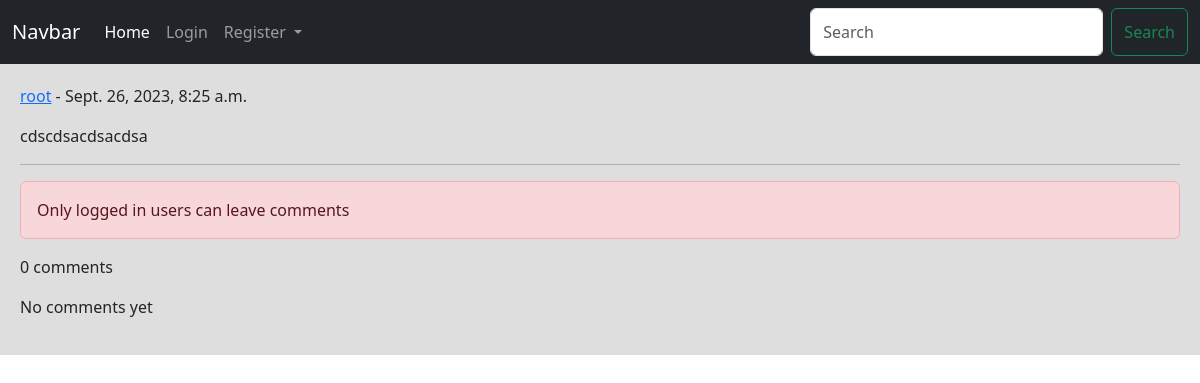
Page /post/13/cdscdsacdsacdsa/ on the earlier database version.
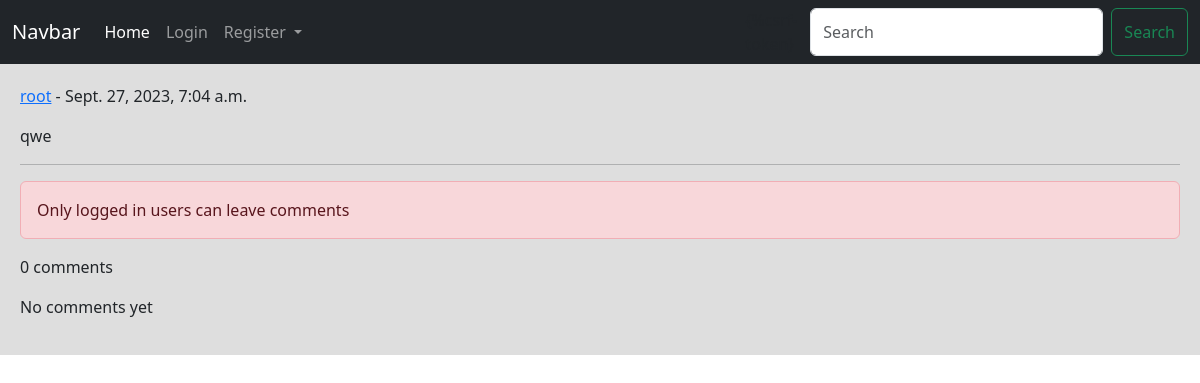
Same page on the later database version.
### home/models.py (models this page shows, shortened)
class Post(models.Model):
    user = models.ForeignKey(User, on_delete=models.CASCADE, related_name= 'posts')
    body = models.TextField()
    slug = models.SlugField()
    created = models.DateTimeField(auto_now_add=True)
    updated = models.DateTimeField(auto_now=True)
    class Meta:
        ordering = ('-created',)

### home/views.py (the view)
# urls.py: path('post/<int:post_id>/<slug:post_slug>/', views.PostDetailView.as_view(), name = 'post_detail'),
class PostDetailView(View):
    form_class = CommentCreateForm
    def get(self, request, post_id, post_slug):
        post = get_object_or_404(Post, slug=post_slug , pk = post_id)
        comments = post.pcomments.filter(is_reply=False)
        return render(request, 'home/detail.html', {'post': post, 'comments': comments , 'form': self.form_class})

### home/templates/home/detail.html (shortened to what this page needs)
{%extends 'base.html' %}
{%block content %}
    <p><a href="{%url 'accountApp:User_profile' post.user.id%}">{{post.user.username}}</a> - {{post.updated}}</p>
    <p>{{post.body}}</p><hr>
    {%if request.user.is_authenticated%}
        <form action="" method="post">
            {%csrf_token %}
            {{form.as_p}}
            <input type="submit" value="send">
        </form>
    {%else%}
        <p class="alert alert-danger">Only logged in users can leave comments</p>
    {%endif%}
    <p>{{comments.count}} comments</p>
    {%for comment in comments%}
        <div class="card  bg-dark text-white col-md-5">
            <p class="card-header">{{comment.user}} | {{comment.created | timesince}}</p>
            <p class="card-body">{{comment.body}}</p>
        </div>
    {%empty %}
        <p>No comments yet</p>
    {%endfor%}
{%endblock%}

### templates/base.html (shortened to what this page needs)
<!DOCTYPE html>
<html lang="en">
<head>
    <link href="https://cdn.jsdelivr.net/npm/bootstrap@5.3.1/dist/css/bootstrap.min.css" rel="stylesheet">
</head>
<body>
    {% include 'inc/navbar.html' %}
    <div class="jumbotron">
        {%block content%} {% endblock%}
    </div>
</body>
</html>

### templates/inc/navbar.html (shortened to what this page needs)
<nav class="navbar navbar-expand-lg navbar-dark bg-dark">
    <div class="container-fluid">
      <a class="navbar-brand" href="#">Navbar</a>
      <div class="collapse navbar-collapse" id="navbarSupportedContent">
        <ul class="navbar-nav me-auto mb-2 mb-lg-0">
          <li class="nav-item">
            <a class="nav-link active" aria-current="page" href="{%url 'homeApp:home' %}">Home</a>
          </li>
          {%if request.user.is_authenticated%}
          <li class="nav-item">
            <a class="nav-link" href="{% url 'accountApp:User_logout'%}">logout</a>
          </li>
          <li class="nav-item">
            <a class="nav-link" href="{% url 'accountApp:User_profile' request.user.id%}">Profile</a>
          </li>
          {%else%}
          <li class="nav-item">
            <a class="nav-link" href="{% url 'accountApp:User_login'%}">Login</a>
          </li>
            <li class="nav-item dropdown">
              <a class="nav-link dropdown-toggle" href="{% url 'accountApp:User_register'%}" role="button" data-bs-toggle="dropdown" aria-expanded="false">
                Register
              </a>
            {%endif%}
          </li>
        </ul>
        <form class="d-flex" role="search" action="{% url 'homeApp:search_post' %}" method="get">
          <input  name="q" class="form-control me-2" type="search" placeholder="Search" aria-label="Search">
          <button class="btn btn-outline-success" type="submit">Search</button>
        </form>
      </div>
    </div>
  </nav>

### templates/base.html (style rules this page uses)
.jumbotron { padding: 20px; margin-bottom: 20px; background-color: rgb(222, 222, 222); }

Differences in the rows shown:
changed Post "root": updated "Sept. 26, 2023, 8:25 a.m." → "Sept. 27, 2023, 7:04 a.m."; body "cdscdsacdsacdsa" → "qwe"
